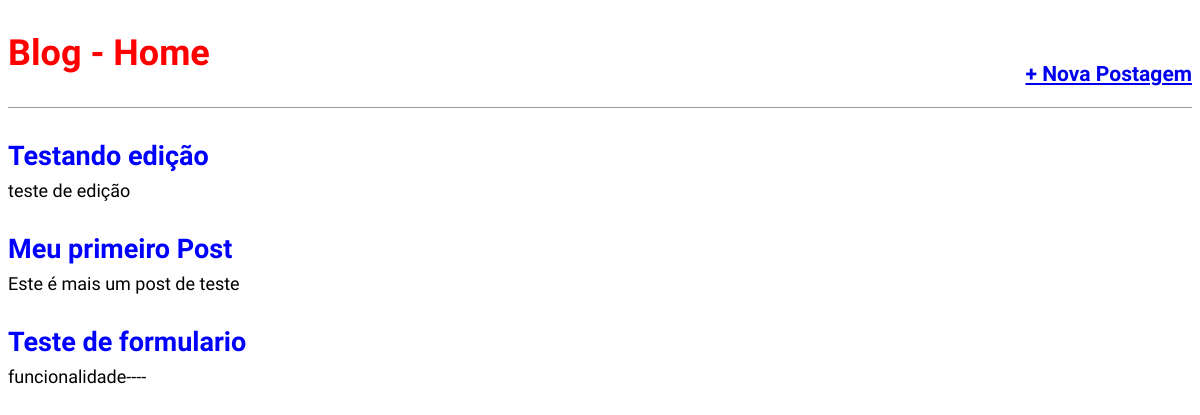
The app's page /, older data.
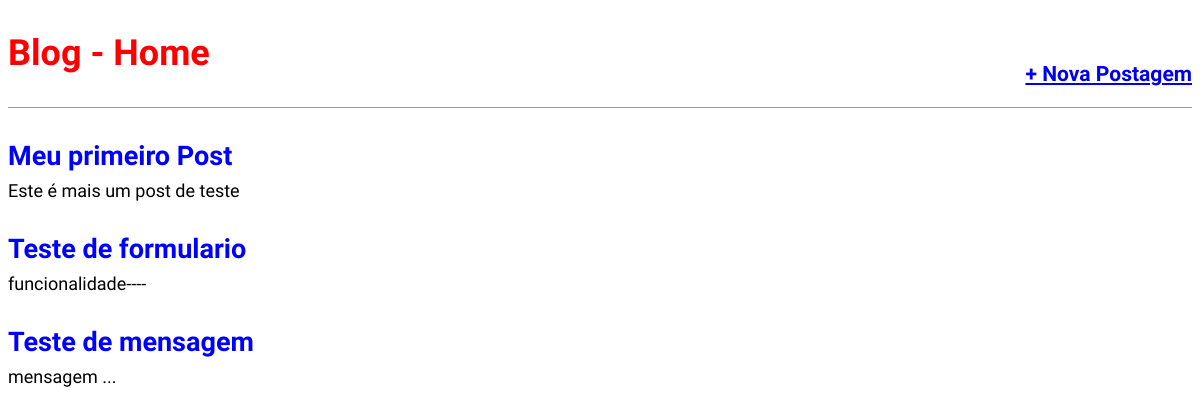
The same page, newer data.
### blog/models.py (models this page shows, shortened)
class Post(models.Model):
    STATS =  (
        ('rascunho', 'Rascunho'),
        ('publicado', 'Publicado')
    )
    title = models.CharField(max_length=250)
    slug = models.SlugField(max_length=250)
    contents = models.TextField()
    author = models.ForeignKey(User, on_delete=models.CASCADE)
    posted = models.DateTimeField(default=timezone.now)
    created = models.DateTimeField(auto_now_add=True)
    changed = models.DateTimeField(auto_now=True)
    stats = models.CharField(max_length=10, choices=STATS, default='rascunho')
    def get_absolute_url(self):
        return reverse('post_detail', args=[self.slug])
    class Meta:
        ordering = ('posted',)

### blog/views.py (the view)
# urls.py: path('', views.BlogListView.as_view(), name='home'),
class BlogListView(ListView):
    model = Post
    template_name = 'blog/home.html'

### blog/templates/blog/home.html (shortened to what this page needs)
{% extends 'base.html' %}
{% block content %}
    {% for post in object_list %}
        <div class="post-entry">
            <h2><a href="{{ post.get_absolute_url }}"> {{ post.title }} </a></h2>
            <p> {{ post.contents }} </p>
        </div>
    {% endfor %}
{% endblock content %}

Row changes from the older to the newer data that the page shows:
removed Post: title "Testando edição", contents "teste de edição"
added Post: title "Teste de mensagem", contents "mensagem ..."
